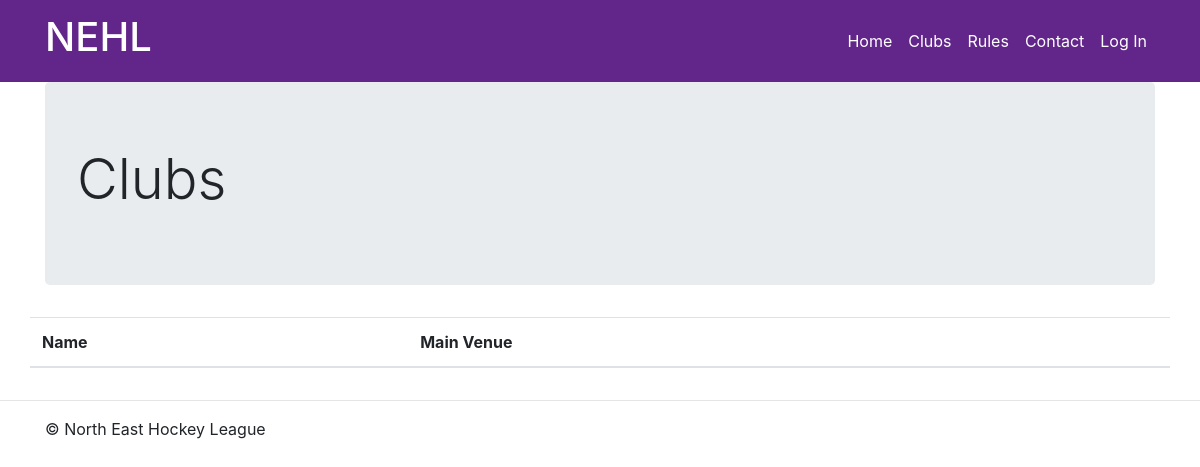
/clubs/, run on an earlier commit of the app's database.
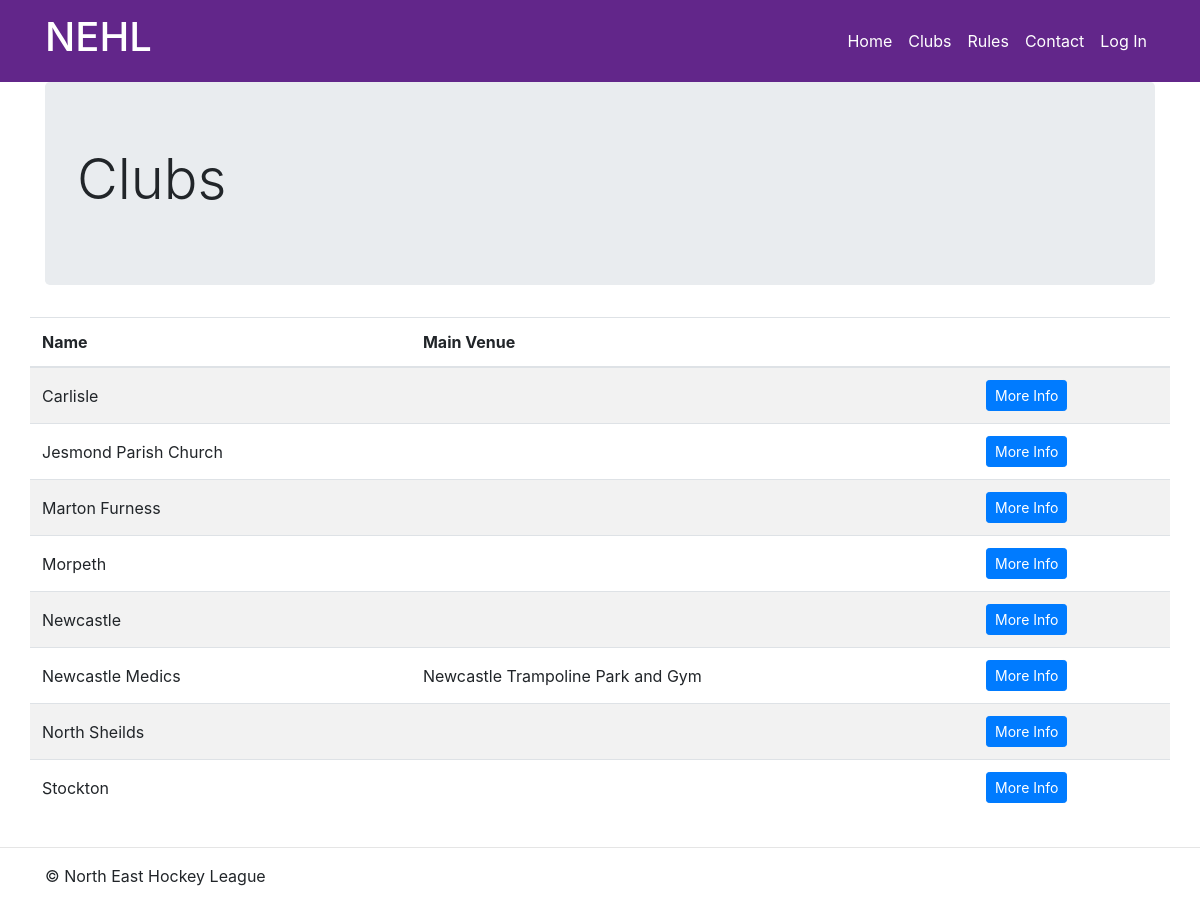
And on a later commit of the database.
### clubs/models.py (models this page shows, shortened)
class Club(models.Model):
    name = models.CharField(max_length=30)
    short_name = models.CharField(max_length=6, null=True)
    primary_colour = models.CharField(max_length=7)
    secondary_colour = models.CharField(max_length=7)
    venues = models.ManyToManyField('fixtures.Venue',
                                    through='fixtures.VenueUseType')
    main_venue = models.ForeignKey('fixtures.Venue',
                                   on_delete=models.SET_NULL,
                                   related_name='main_club',
                                   null=True)
    management = models.ManyToManyField('Member',
                                        related_name='management_position',
                                        through='ClubManagementPosition')

### fixtures/models.py (models this page shows, shortened)
class Venue(models.Model):
    name = models.CharField(max_length=50)
    street_name = models.CharField(max_length=50, default='')
    postcode = models.CharField(max_length=10)

### clubs/views.py (the view)
# urls.py: path('', views.index, name='index'),
def index(request):
    clubs = Club.objects.order_by("name").all()
    return render(request, 'clubs/index.html', {'clubs': clubs})

### clubs/templates/clubs/index.html
{% extends 'nehlwebsite/base.html' %}
{% load static %}
{% block css %}
    <link rel="stylesheet" type="text/css" href="{% static 'clubs/style.css' %}">
{% endblock %}
{% block content %}
    <div class="container">
        <div class="jumbotron">
              <h1 class="display-4">Clubs</h1>
        </div>
        <div class="row">
            <table class="table table-striped">
                <thead>
                <tr>
                    <th scope="col">Name</th>
                    <th scope="col">Main Venue</th>
                    <th scope="col"></th>
                </tr>
                </thead>
                <tbody>
                {% for club in clubs %}
                <tr>
                    <td>{{ club.name }}</td>
                    <td>{{ club.main_venue.name }}</td>
                    <td>
                        <a class="btn btn-primary btn-sm" href="{% url 'clubs:detail' club.id %}" role="button">More Info</a>
                    </td>
                </tr>
                {% endfor %}
                </tbody>
            </table>
        </div>
    </div>
{% endblock %}

### nehlwebsite/templates/nehlwebsite/base.html (shortened to what this page needs)
<!DOCTYPE html>
<html lang="en">
{% load static %}
<head>
    <link rel="stylesheet" href="https://stackpath.bootstrapcdn.com/bootstrap/4.3.1/css/bootstrap.min.css"
>
    <link rel="stylesheet" href="//code.jquery.com/ui/1.12.1/themes/base/jquery-ui.css"
>
    {% block css %}
    {% endblock %}
</head>
<body>
    <div class="navbar navbar-dark fixed-top navbar-expand-lg navbar-toggleable-sm">
        <div class="container">
            <div class="navbar-brand">
                <a href="{% url 'index' %}" class="no-underline"><h1 class="text-white">NEHL</h1></a>
            </div>
            <div class="navbar-collapse collapse" id="navbarNavAltMarkup">
                <ul class="nav navbar-nav ml-auto">
                    <li class="nav-item"><a class="nav-link text-white" href="{% url 'index' %}">Home</a></li>
                    <li class="nav-item"><a class="nav-link text-white" href="{% url 'clubs:index' %}">Clubs</a></li>
                    <li class="nav-item"><a class="nav-link text-white" href="{% url 'rules' %}">Rules</a></li>
                    <li class="nav-item"><a class="nav-link text-white" href="{% url 'contact' %}">Contact</a></li>
                    {% if user.is_authenticated %}
                        <li class="nav-item"><a class="nav-link text-white" href="/accounts/profile">My Profile</a></li>
                    {% else %}
                        <li class="nav-item"><a class="nav-link text-white" href="{% url 'accounts:login' %}">Log In</a></li>
                    {%  endif %}
                </ul>
            </div>
        </div>
    </div>
    {% block content %}
    {% endblock %}
    <hr />
    <div class="container footer-div">
        <footer>
            <p>&copy; North East Hockey League</p>
        </footer>
    </div>
</body>
</html>

What changed in the data, as far as the page shows it:
added Club: name "Carlisle"
added Club: name "Jesmond Parish Church"
added Club: name "Marton Furness"
added Club: name "Morpeth"
added Club: name "Newcastle"
added Club: name "Newcastle Medics", main_venue.name "Newcastle Trampoline Park and Gym"
added Club: name "North Sheilds"
added Club: name "Stockton"
